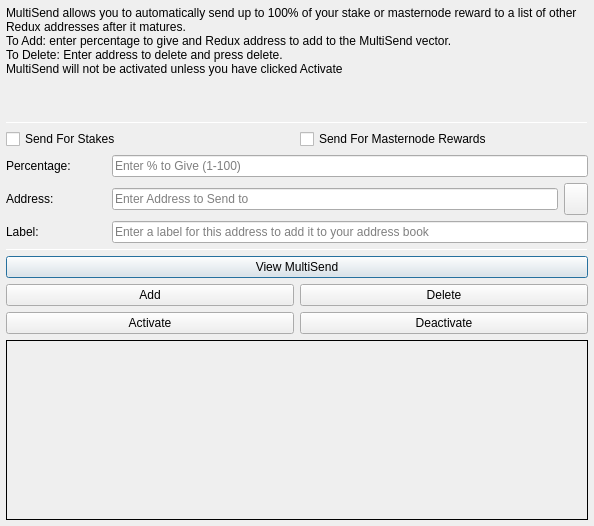
<?xml version="1.0" encoding="UTF-8"?>
<ui version="4.0">
 <class>MultiSendDialog</class>
 <widget class="QDialog" name="MultiSendDialog">
  <property name="windowModality">
   <enum>Qt::NonModal</enum>
  </property>
  <property name="geometry">
   <rect>
    <x>0</x>
    <y>0</y>
    <width>594</width>
    <height>526</height>
   </rect>
  </property>
  <property name="windowTitle">
   <string>MultiSend</string>
  </property>
  <layout class="QVBoxLayout" name="verticalLayout" stretch="0">
   <property name="leftMargin">
    <number>6</number>
   </property>
   <property name="topMargin">
    <number>6</number>
   </property>
   <property name="rightMargin">
    <number>6</number>
   </property>
   <property name="bottomMargin">
    <number>6</number>
   </property>
   <item>
    <layout class="QVBoxLayout" name="verticalLayout_Main" stretch="1,1,1,0,1,1,1">
     <item>
      <widget class="QLabel" name="label_2">
       <property name="lineWidth">
        <number>1</number>
       </property>
       <property name="text">
        <string>MultiSend allows you to automatically send up to 100% of your stake or masternode reward to a list of other Redux addresses after it matures.
To Add: enter percentage to give and Redux address to add to the MultiSend vector.
To Delete: Enter address to delete and press delete.
MultiSend will not be activated unless you have clicked Activate</string>
       </property>
       <property name="alignment">
        <set>Qt::AlignLeading|Qt::AlignLeft|Qt::AlignTop</set>
       </property>
       <property name="wordWrap">
        <bool>true</bool>
       </property>
      </widget>
     </item>
     <item>
      <widget class="Line" name="line">
       <property name="minimumSize">
        <size>
         <width>0</width>
         <height>1</height>
        </size>
       </property>
       <property name="maximumSize">
        <size>
         <width>16777215</width>
         <height>1</height>
        </size>
       </property>
       <property name="orientation">
        <enum>Qt::Horizontal</enum>
       </property>
      </widget>
     </item>
     <item>
      <layout class="QVBoxLayout" name="verticalLayout_Settings">
       <item>
        <layout class="QHBoxLayout" name="horizontalLayout">
         <item>
          <widget class="QCheckBox" name="multiSendStakeCheckBox">
           <property name="text">
            <string>Send For Stakes</string>
           </property>
          </widget>
         </item>
         <item>
          <widget class="QCheckBox" name="multiSendMasternodeCheckBox">
           <property name="text">
            <string>Send For Masternode Rewards</string>
           </property>
          </widget>
         </item>
        </layout>
       </item>
       <item>
        <layout class="QHBoxLayout" name="horizontalLayout_6">
         <item>
          <widget class="QLabel" name="label">
           <property name="minimumSize">
            <size>
             <width>100</width>
             <height>0</height>
            </size>
           </property>
           <property name="toolTip">
            <string>Percentage of stake to send</string>
           </property>
           <property name="text">
            <string>Percentage:</string>
           </property>
          </widget>
         </item>
         <item>
          <widget class="QLineEdit" name="multiSendPercentEdit">
           <property name="toolTip">
            <string>Enter whole numbers 1 - 100</string>
           </property>
           <property name="placeholderText">
            <string>Enter % to Give (1-100)</string>
           </property>
          </widget>
         </item>
        </layout>
       </item>
       <item>
        <layout class="QHBoxLayout" name="horizontalLayout_7">
         <item>
          <widget class="QLabel" name="label_5">
           <property name="minimumSize">
            <size>
             <width>100</width>
             <height>0</height>
            </size>
           </property>
           <property name="toolTip">
            <string>Address to send portion of stake to</string>
           </property>
           <property name="text">
            <string>Address:</string>
           </property>
          </widget>
         </item>
         <item>
          <widget class="QLineEdit" name="multiSendAddressEdit">
           <property name="toolTip">
            <string/>
           </property>
           <property name="placeholderText">
            <string>Enter Address to Send to</string>
           </property>
          </widget>
         </item>
         <item>
          <widget class="QToolButton" name="addressBookButton">
           <property name="maximumSize">
            <size>
             <width>16777215</width>
             <height>32</height>
            </size>
           </property>
           <property name="toolTip">
            <string>Choose an address from the address book</string>
           </property>
           <property name="text">
            <string/>
           </property>
           <property name="icon">
            <iconset resource="../redux.qrc">
             <normaloff>:/icons/address-book</normaloff>:/icons/address-book</iconset>
           </property>
           <property name="shortcut">
            <string>Alt+A</string>
           </property>
          </widget>
         </item>
        </layout>
       </item>
      </layout>
     </item>
     <item>
      <layout class="QHBoxLayout" name="horizontalLayout_3">
       <item>
        <widget class="QLabel" name="label_3">
         <property name="minimumSize">
          <size>
           <width>100</width>
           <height>0</height>
          </size>
         </property>
         <property name="text">
          <string>Label:</string>
         </property>
        </widget>
       </item>
       <item>
        <widget class="QLineEdit" name="labelAddressLabelEdit">
         <property name="placeholderText">
          <string>Enter a label for this address to add it to your address book</string>
         </property>
        </widget>
       </item>
      </layout>
     </item>
     <item>
      <widget class="Line" name="line_2">
       <property name="minimumSize">
        <size>
         <width>0</width>
         <height>1</height>
        </size>
       </property>
       <property name="maximumSize">
        <size>
         <width>16777215</width>
         <height>1</height>
        </size>
       </property>
       <property name="orientation">
        <enum>Qt::Horizontal</enum>
       </property>
      </widget>
     </item>
     <item>
      <layout class="QVBoxLayout" name="verticalLayout_Buttons">
       <item>
        <layout class="QHBoxLayout" name="horizontalLayout_4">
         <item>
          <widget class="QPushButton" name="viewButton">
           <property name="toolTip">
            <string/>
           </property>
           <property name="statusTip">
            <string>View MultiSend Vector</string>
           </property>
           <property name="text">
            <string>View MultiSend</string>
           </property>
          </widget>
         </item>
        </layout>
       </item>
       <item>
        <layout class="QHBoxLayout" name="horizontalLayout_2">
         <item>
          <widget class="QPushButton" name="addButton">
           <property name="toolTip">
            <string/>
           </property>
           <property name="statusTip">
            <string>Add to MultiSend Vector</string>
           </property>
           <property name="text">
            <string>Add</string>
           </property>
          </widget>
         </item>
         <item>
          <widget class="QPushButton" name="deleteButton">
           <property name="toolTip">
            <string/>
           </property>
           <property name="statusTip">
            <string>Delete Address From MultiSend Vector</string>
           </property>
           <property name="text">
            <string>Delete</string>
           </property>
          </widget>
         </item>
        </layout>
       </item>
       <item>
        <layout class="QHBoxLayout" name="horizontalLayout_5">
         <item>
          <widget class="QPushButton" name="activateButton">
           <property name="statusTip">
            <string>Activate MultiSend</string>
           </property>
           <property name="text">
            <string>Activate</string>
           </property>
          </widget>
         </item>
         <item>
          <widget class="QPushButton" name="disableButton">
           <property name="statusTip">
            <string>Deactivate MultiSend</string>
           </property>
           <property name="text">
            <string>Deactivate</string>
           </property>
          </widget>
         </item>
        </layout>
       </item>
      </layout>
     </item>
     <item>
      <widget class="QLabel" name="message">
       <property name="minimumSize">
        <size>
         <width>0</width>
         <height>180</height>
        </size>
       </property>
       <property name="frameShape">
        <enum>QFrame::Panel</enum>
       </property>
       <property name="frameShadow">
        <enum>QFrame::Plain</enum>
       </property>
       <property name="lineWidth">
        <number>1</number>
       </property>
       <property name="midLineWidth">
        <number>1</number>
       </property>
       <property name="text">
        <string/>
       </property>
       <property name="alignment">
        <set>Qt::AlignLeading|Qt::AlignLeft|Qt::AlignTop</set>
       </property>
       <property name="wordWrap">
        <bool>true</bool>
       </property>
      </widget>
     </item>
    </layout>
   </item>
  </layout>
 </widget>
 <resources>
  <include location="../redux.qrc"/>
 </resources>
 <connections/>
</ui>
